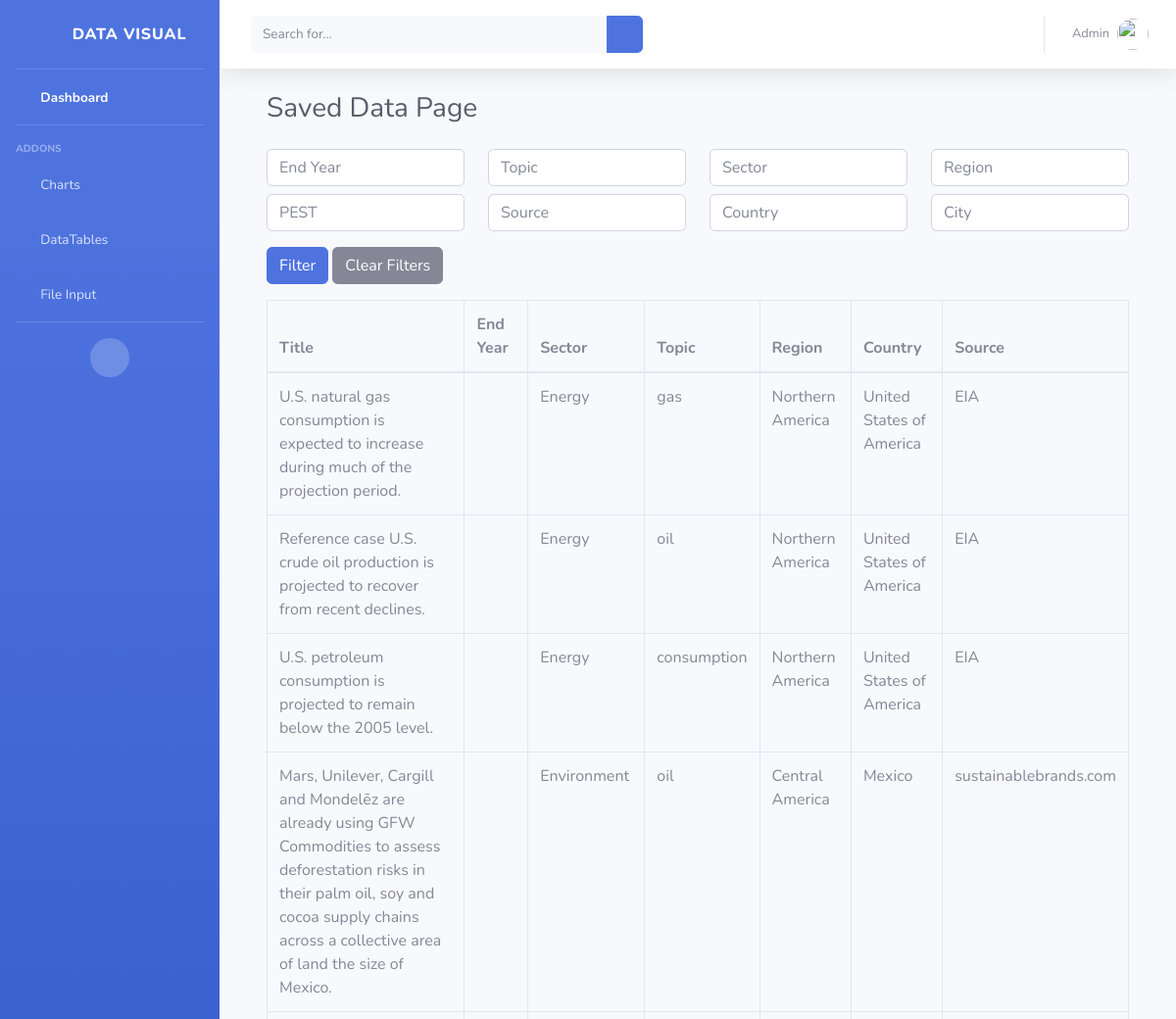
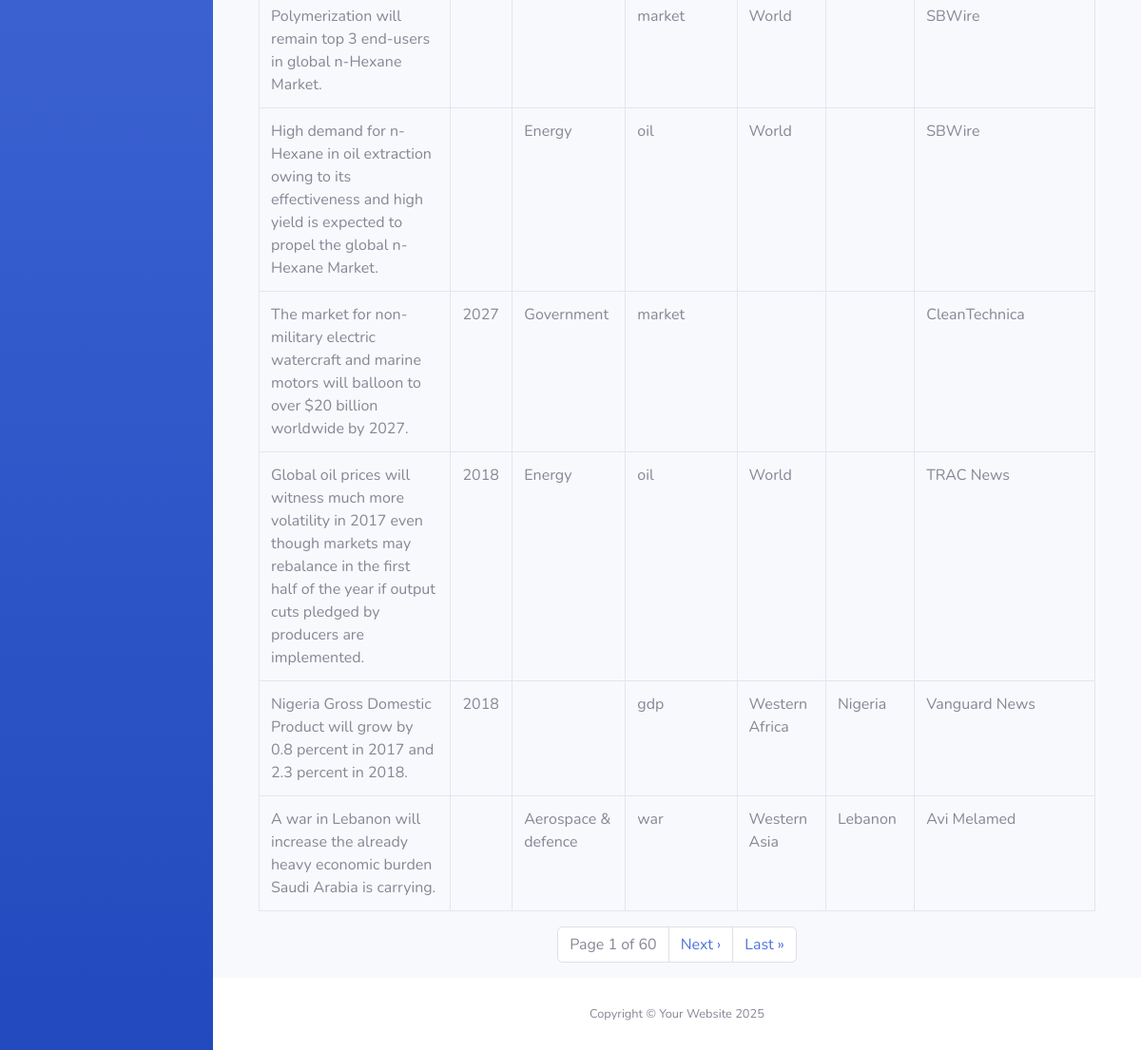
/saved-items/ (signed in), run on the app's committed database (2 pictures, top to bottom).
### visual/models.py (models this page shows, shortened)
class Insight(models.Model):
    end_year = models.CharField(max_length=10, blank=True, null=True)
    intensity = models.IntegerField(blank=True, null=True)
    sector = models.CharField(max_length=255, blank=True, null=True)
    topic = models.CharField(max_length=255, blank=True, null=True)
    insight = models.TextField(blank=True, null=True)
    url = models.URLField(blank=True, null=True)
    region = models.CharField(max_length=255, blank=True, null=True)
    start_year = models.CharField(max_length=10, blank=True, null=True)
    impact = models.CharField(max_length=255, blank=True, null=True)
    added = models.DateTimeField(blank=True, null=True)
    published = models.DateTimeField(blank=True, null=True)
    country = models.CharField(max_length=255, blank=True, null=True)
    relevance = models.IntegerField(blank=True, null=True)
    pestle = models.CharField(max_length=255, blank=True, null=True)
    source = models.CharField(max_length=255, blank=True, null=True)
    title = models.CharField(max_length=255, blank=True, null=True)
    likelihood = models.IntegerField(blank=True, null=True)

### visual/views.py (the view)
# urls.py: path('saved-items/',views.filter, name='saved-items'),
@login_required
def filter(request):
    data = Insight.objects.all()
    end_year = request.GET.get('end_year')
    topic = request.GET.get('topic')
    sector = request.GET.get('sector')
    region = request.GET.get('region')
    pestle = request.GET.get('pestle')
    source = request.GET.get('source')
    swot = request.GET.get('swot')
    country = request.GET.get('country')
    city = request.GET.get('city')
    if end_year:
        data = data.filter(end_year=end_year)
    if topic:
        data = data.filter(topic__icontains=topic)
    if sector:
        data = data.filter(sector__icontains=sector)
    if region:
        data = data.filter(region__icontains=region)
    if pestle:
        data = data.filter(pestle__icontains=pestle)
    if source:
        data = data.filter(source__icontains=source)
    if country:
        data = data.filter(country__icontains=country)
    paginator = Paginator(data, 10)
    page_number = request.GET.get('page')
    page_data = paginator.get_page(page_number)
    context = {
        'data': page_data
    }
    return render(request, 'filterpage.html', context)

### templates/filterpage.html (shortened to what this page needs)
{% load static %}
<!DOCTYPE html>
<html lang="en">
<head>
    <link href="{% static 'vendor/fontawesome-free/css/all.min.css' %}" rel="stylesheet" type="text/css">
    <link href="{% static 'css/sb-admin-2.min.css' %}" rel="stylesheet">
</head>
<body id="page-top">
    <div id="wrapper">
        <ul class="navbar-nav bg-gradient-primary sidebar sidebar-dark accordion" id="accordionSidebar">
            <a class="sidebar-brand d-flex align-items-center justify-content-center" href="{% url 'home' %}">
                <div class="sidebar-brand-icon rotate-n-15">
                    <i class="fas fa-fw fa-shield-alt"></i>
                </div>
                <div class="sidebar-brand-text mx-3">Data Visual</div>
            </a>
            <hr class="sidebar-divider my-0">
            <li class="nav-item active">
                <a class="nav-link" href="{% url 'home' %}">
                    <i class="fas fa-fw fa-tachometer-alt"></i>
                    <span>Dashboard</span></a>
            </li>
            <hr class="sidebar-divider">
            <div class="sidebar-heading">
                Addons
            </div>
            <li class="nav-item">
                <a class="nav-link collapsed" href="#" data-toggle="collapse" data-target="#collapsePages"
                    aria-expanded="true" aria-controls="collapsePages">
                    <i class="fas fa-fw fa-chart-area"></i>
                    <span>Charts</span>
                </a>
            </li>
            <li class="nav-item">
                <a class="nav-link" href="{% url 'saved-items' %}">
                    <i class="fas fa-fw fa-table"></i>
                    <span>DataTables</span></a>
            </li>
            <li class="nav-item">
                <a class="nav-link" href="{% url 'inputfile' %}">
                    <i class="fas fa-fw fa-file"></i>
                    <span>File Input</span></a>
            </li>
            <hr class="sidebar-divider d-none d-md-block">
            <div class="text-center d-none d-md-inline">
                <button class="rounded-circle border-0" id="sidebarToggle"></button>
            </div>
        </ul>
        <div id="content-wrapper" class="d-flex flex-column">
            <div id="content">
                <nav class="navbar navbar-expand navbar-light bg-white topbar mb-4 static-top shadow">
                    <form
                        class="d-none d-sm-inline-block form-inline mr-auto ml-md-3 my-2 my-md-0 mw-100 navbar-search">
                        <div class="input-group">
                            <input type="text" class="form-control bg-light border-0 small" placeholder="Search for..."
                                aria-label="Search" aria-describedby="basic-addon2">
                            <div class="input-group-append">
                                <button class="btn btn-primary" type="button">
                                    <i class="fas fa-search fa-sm"></i>
                                </button>
                            </div>
                        </div>
                    </form>
                    <ul class="navbar-nav ml-auto">
                        <li class="nav-item dropdown no-arrow">
                            <a class="nav-link dropdown-toggle" href="#" id="userDropdown" role="button"
                                data-toggle="dropdown" aria-haspopup="true" aria-expanded="false">
                                <span class="mr-2 d-none d-lg-inline text-gray-600 small">Admin</span>
                                <img class="img-profile rounded-circle"
                                    src="{% static 'img/undraw_profile.svg' %}">
                            </a>
                        </li>
                    </ul>
                </nav>
                <div class="container-fluid">
                    <div class="container">
                        <h1 class="h3 mb-4 text-gray-800">Saved Data Page</h1>
                        <form method="GET" action="{% url 'saved-items' %}" class="mb-3">
                            <div class="row">
                                <div class="col-md-3">
                                    <input type="text" name="end_year" value="{{ request.GET.end_year }}" class="form-control" placeholder="End Year">
                                </div>
                                <div class="col-md-3">
                                    <input type="text" name="topic" value="{{ request.GET.topic }}" class="form-control" placeholder="Topic">
                                </div>
                                <div class="col-md-3">
                                    <input type="text" name="sector" value="{{ request.GET.sector }}" class="form-control" placeholder="Sector">
                                </div>
                                <div class="col-md-3">
                                    <input type="text" name="region" value="{{ request.GET.region }}" class="form-control" placeholder="Region">
                                </div>
                            </div>
                            <div class="row mt-2">
                                <div class="col-md-3">
                                    <input type="text" name="pestle" value="{{ request.GET.pestle }}" class="form-control" placeholder="PEST">
                                </div>
                                <div class="col-md-3">
                                    <input type="text" name="source" value="{{ request.GET.source }}" class="form-control" placeholder="Source">
                                </div>
                                <div class="col-md-3">
                                    <input type="text" name="country" value="{{ request.GET.country }}" class="form-control" placeholder="Country">
                                </div>
                                <div class="col-md-3">
                                    <input type="text" name="city" value="{{ request.GET.city }}" class="form-control" placeholder="City">
                                </div>
                            </div>
                            <div class="mt-3">
                                <button type="submit" class="btn btn-primary">Filter</button>
                                <a href="{% url 'saved-items' %}" class="btn btn-secondary">Clear Filters</a>
                            </div>
                        </form>
                        <table class="table table-bordered">
                            <thead>
                                <tr>
                                    <th>Title</th>
                                    <th>End Year</th>
                                    <th>Sector</th>
                                    <th>Topic</th>
                                    <th>Region</th>
                                    <th>Country</th>
                                    <th>Source</th>
                                </tr>
                            </thead>
                            <tbody>
                                {% for item in data %}
                                <tr>
                                    <td>{{ item.title }}</td>
                                    <td>{{ item.end_year }}</td>
                                    <td>{{ item.sector }}</td>
                                    <td>{{ item.topic }}</td>
                                    <td>{{ item.region }}</td>
                                    <td>{{ item.country }}</td>
                                    <td>{{ item.source }}</td>
                                </tr>
                                {% empty %}
                                <tr>
                                    <td colspan="7" class="text-center">No data found</td>
                                </tr>
                                {% endfor %}
                            </tbody>
                        </table>
                        <nav aria-label="Page navigation">
                            <ul class="pagination justify-content-center">
                                <li class="page-item disabled">
                                    <span class="page-link">
                                        Page {{ data.number }} of {{ data.paginator.num_pages }}
                                    </span>
                                </li>
                                {% if data.has_next %}
                                <li class="page-item">
                                    <a class="page-link" href="?page={{ data.next_page_number }}" aria-label="Next">
                                        Next ›
                                    </a>
                                </li>
                                <li class="page-item">
                                    <a class="page-link" href="?page={{ data.paginator.num_pages }}" aria-label="Last">
                                        Last »
                                    </a>
                                </li>
                                {% endif %}
                            </ul>
                        </nav>
                    </div>
                </div>
            </div>
            <footer class="sticky-footer bg-white">
                <div class="container my-auto">
                    <div class="copyright text-center my-auto">
                        <span>Copyright &copy; Your Website 2025</span>
                    </div>
                </div>
            </footer>
        </div>
    </div>
</body>
</html>

### data on the page
Insight: title "U.S. natural gas consumption is expected to increase during much of the projection period.", sector "Energy", topic "gas", region "Northern America", country "United States of America", source "EIA"
Insight: title "Reference case U.S. crude oil production is projected to recover from recent declines.", sector "Energy", topic "oil", region "Northern America", country "United States of America", source "EIA"
Insight: title "U.S. petroleum consumption is projected to remain below the 2005 level.", sector "Energy", topic "consumption", region "Northern America", country "United States of America", source "EIA"
Insight: title "Mars, Unilever, Cargill and Mondelēz are already using GFW Commodities to assess deforestation risks in their palm oil, soy and cocoa supply chains across a collective area of land the size of Mexico.", sector "Environment", topic "oil", region "Central America", country "Mexico", source "sustainablebrands.com"
Insight: title "Polymerization will remain top 3 end-users in global n-Hexane Market.", topic "market", region "World", source "SBWire"
Insight: title "High demand for n-Hexane in oil extraction owing to its effectiveness and high yield is expected to propel the global n-Hexane Market.", sector "Energy", topic "oil", region "World", source "SBWire"
Insight: title "The market for non-military electric watercraft and marine motors will balloon to over $20 billion worldwide by 2027.", end_year "2027", sector "Government", topic "market", source "CleanTechnica"
Insight: title "Global oil prices will witness much more volatility in 2017 even though markets may rebalance in the first half of the year if output cuts pledged by producers are implemented.", end_year "2018", sector "Energy", topic "oil", region "World", source "TRAC News"
Insight: title "Nigeria Gross Domestic Product will grow by 0.8 percent in 2017 and 2.3 percent in 2018.", end_year "2018", topic "gdp", region "Western Africa", country "Nigeria", source "Vanguard News"
Insight: title "A war in Lebanon will increase the already heavy economic burden Saudi Arabia is carrying.", sector "Aerospace & defence", topic "war", region "Western Asia", country "Lebanon", source "Avi Melamed"

### other printed values
{{ data.number }} "1"
{{ data.paginator.num_pages }} "60"
